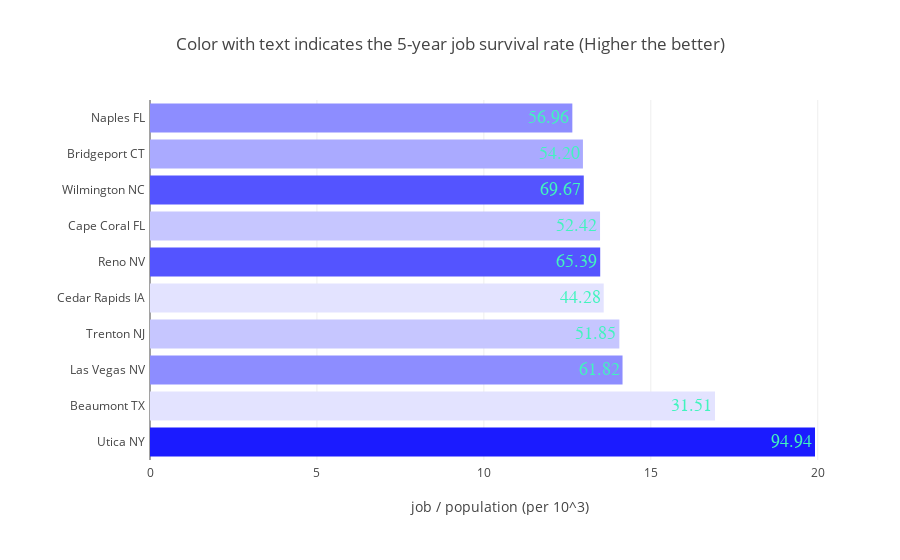

This figure's notebook cell:
### Markdown cell above
The previous plot shows the city with highest firm/population ratio among the large city (population $\ge$ 25,000). Every 1000 people, there are $\approx$ 2.88 firms in Boulder, CO. The 5-year firm survival rate at Boulder is 49.33 %, indicating its healthy survival strength. In general, the 10 top most firm/population city have high firm survival rate. Is there any other reason behind this observation?

### Code cell
# https://plot.ly/python/horizontal-bar-charts/
# import plotly.plotly as py
# import plotly.graph_objs as go

my_interest = '5-year job survival'

top_n = 10

bins = [0, 0.03, 0.05, 0.1, 0.2, 0.25, 0.5, 0.9, 0.97, 1]
n_color_segment = len(bins) - 1
## print(n_color_segment)
each_increment = float(256 / n_color_segment) 

color_map = pd.qcut(df_job_pop[my_interest], bins, labels=[i for i in range(1, n_color_segment+1)])
qs = df_job_pop[my_interest].quantile(bins).values
# print(qs)
# print(df_job_pop[my_interest][:top_n])
# print(color_map[:top_n])

df_format = df_job_pop.style.format("{:.2%}")

data = [go.Bar(
            x=df_job_pop['job_population_ratio'][:top_n],
            y=df_job_pop['name'][:top_n],
            text = ["{:.2f}".format(i) for i in df_job_pop[my_interest]],
            textfont=dict(
                family='sans serif',
                size=18,
                color='#41f4be'
            ),
            textposition = 'auto',
            orientation = 'h',
            marker=dict(
              color=["rgb({}, {}, 255)".format(255-i*each_increment, 255-i*each_increment) \
              for i in color_map],
        ),
)]

layout = dict(
        title = "Color with text indicates the 5-year job survival rate (Higher the better)", 
        showlegend = True,
        xaxis=dict(
            title="job / population (per 10^3)",
            ),
        yaxis=dict(
            title="",
        ),
        margin=go.Margin(
        l=150,
        r=50,
        b=100,
        t=100,
        pad=4,
        ),

    )
    
fig = dict( data=data, layout=layout)

layout['showlegend'] = False
iplot(fig, filename='horizontal-bar_job')

### Figure 1 — Plotly figure (JSON) as saved in the notebook; plotly's stock layout.template omitted (floating-point values rounded to 4 significant figures; data arrays with more than 128 entries replaced by an {"elided": "..."} marker saying what was removed)
{"data": [{"marker": {"color": {"elided": "181 str values"}}, "orientation": "h", "text": {"elided": "181 str values"}, "textfont": {"color": "#41f4be", "family": "sans serif", "size": 18}, "textposition": "auto", "type": "bar", "x": [19.92, 16.92, 14.15, 14.06, 13.59, 13.48, 13.48, 12.99, 12.97, 12.65], "y": ["Utica NY", "Beaumont TX", "Las Vegas NV", "Trenton NJ", "Cedar Rapids IA", "Reno NV", "Cape Coral FL", "Wilmington NC", "Bridgeport CT", "Naples FL"]}], "layout": {"margin": {"b": 100, "l": 150, "pad": 4, "r": 50, "t": 100}, "showlegend": false, "title": "Color with text indicates the 5-year job survival rate (Higher the better)", "xaxis": {"title": "job / population (per 10^3)"}, "yaxis": {"title": ""}}}
